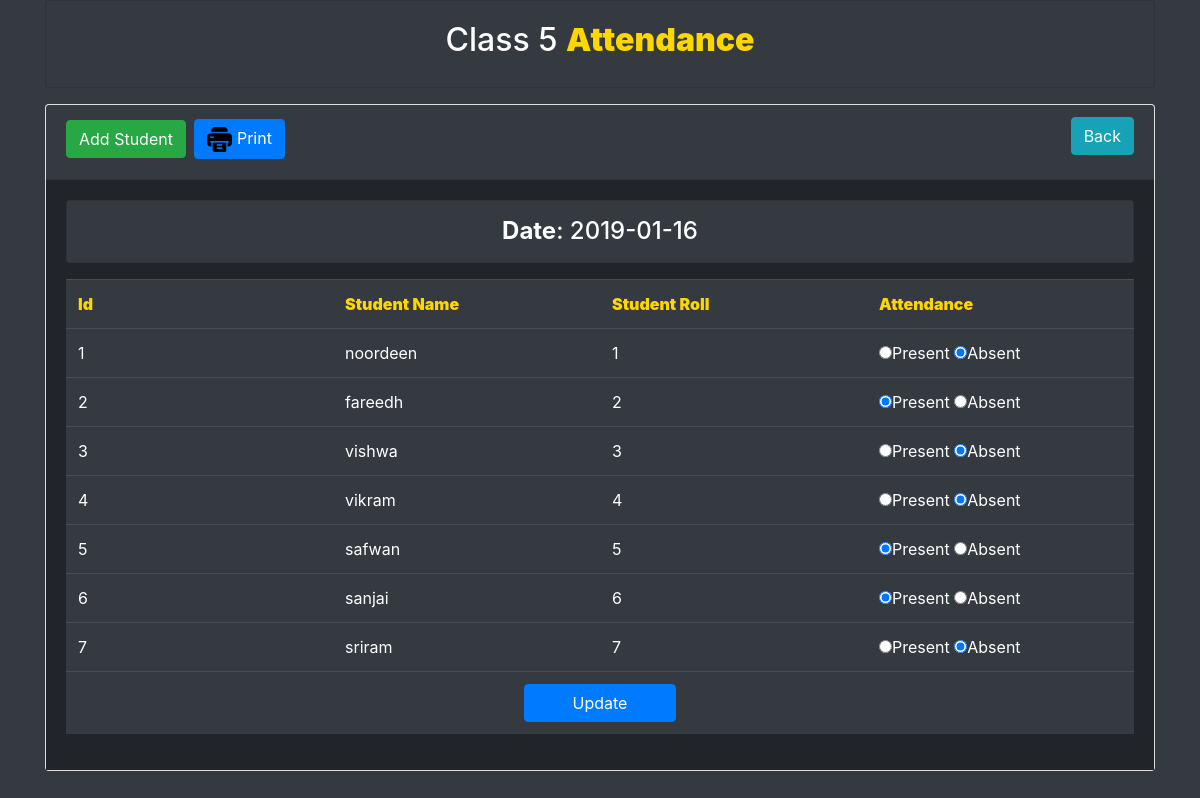
Screenshot of /class5/view.php?dt=2019-01-16 (signed in) with the database file from the repository.
### tables this page shows
CREATE TABLE IF NOT EXISTS `tbl_student4` (
  `id` int(11) NOT NULL AUTO_INCREMENT,
  `name` varchar(255) NOT NULL,
  `roll` int(11) NOT NULL,
  PRIMARY KEY (`id`)
);

CREATE TABLE IF NOT EXISTS `tbl_attendance4` (
  `id` int(11) NOT NULL AUTO_INCREMENT,
  `roll` int(11) NOT NULL,
  `attend` varchar(255) NOT NULL,
  `att_time` date NOT NULL,
  PRIMARY KEY (`id`)
);

### class5/lib/Database.php (called while the page is built, shortened)
<?php
Class Database{
 public $host   = DB_HOST;
 public $user   = DB_USER;
 public $pass   = DB_PASS;
 public $dbname = DB_NAME;
 public $link;
private function connectDB(){
   $this->link = new mysqli($this->host, $this->user, $this->pass,
      $this->dbname);
   }
  public function select($query){
    $result = $this->link->query($query) or
       die($this->link->error.__LINE__);
      if($result->num_rows > 0){
        return $result;
      } else {
        return false;
      }
   }
}

### class5/classes/Student.php (called while the page is built, shortened)
<?php
	$filepath = realpath(dirname(__FILE__));
	include_once ($filepath.'/../lib/Database.php');
	include_once ($filepath.'/../helpers/Format.php');
?>
<?php
class Student{
	private $db;
	private $fm;
	public function __construct(){
		$this->db = new Database();
		$this->fm = new Format();
	}
	public function getAllData($dt){
		$date = $this->fm->validation($dt);
		$date = mysqli_real_escape_string($this->db->link, $date);
		$query = "SELECT tbl_student4.name, tbl_attendance4.*
				FROM tbl_student4
				INNER JOIN tbl_attendance4
				ON tbl_student4.roll = tbl_attendance4.roll
				WHERE att_time = '$date'";
		$result = $this->db->select($query);
		return $result;
	}
}

### class5/helpers/Format.php (called while the page is built)
<?php
class Format{
   public function validation($data){
      $data = trim($data);
      $data = stripcslashes($data);
      $data = htmlspecialchars($data);
      return $data;
   }
}
?>

### class5/view.php (the view, shortened to what this page needs)
<?php
	include "inc/header.php";
	include "classes/Student.php";
	$stu = new Student();
?>
<?php
	$dt = $_GET['dt'];
?>
	<div class="container">
		<div class="card">
			<div class="card-header bg-dark">
				<h2>
					<a class="btn btn-success" href="add.php">Add Student</a>
					<a class="btn btn-info float-right" href="class5.php">Back</a>
					<button class="btn btn-primary hidden-print" onclick="myFunction()"><span class="glyphicon glyphicon-print" aria-hidden="true"></span><img src="../img/printer.png" style="height:25px;width: 25px;"> Print</button>
				</h2>
			</div>
			<div class="card-body" style="background-color:#212529;">
				<div class="card bg-dark text-center mb-3">
					<h4 class="m-0 py-3" style="color:white;"><strong>Date</strong>: <?php echo $dt; ?></h4>
				</div>
				<form action="" method="post">
					<table class="table table-dark table-hover">
						<tr>
							<th width="25%"  style="color:#FFD700;font-weight: 900;">Id</th>
							<th width="25%"  style="color:#FFD700;font-weight: 900;">Student Name</th>
							<th width="25%"  style="color:#FFD700;font-weight: 900;">Student Roll</th>
							<th width="25%"  style="color:#FFD700;font-weight: 900;">Attendance</th>
						</tr>
<?php
	$getstudent = $stu->getAllData($dt);
	if ($getstudent) {
		$i = 0;
		while ($value = $getstudent->fetch_assoc()) {
			$i++;
?>
<tr>
	<td><?php echo $i; ?></td>
	<td><?php echo $value['name']; ?></td>
	<td><?php echo $value['roll']; ?></td>
	<td>
		<input type="radio" name="attend[<?php echo $value['roll']; ?>]" value="present" <?php if($value['attend'] == "present") {echo "checked";} ?>>Present
		<input type="radio" name="attend[<?php echo $value['roll']; ?>]" value="absent" <?php if($value['attend'] == "absent") {echo "checked";} ?>>Absent
	</td>
</tr>
<?php } } ?>
						<tr>
							<td colspan="4" class="text-center">
								<input type="submit" name="submit" class="btn btn-primary px-5" value="Update">
							</td>
						</tr>
					</table>
				</form>
			</div>
		</div>
	</div>

### rows the page displays
tbl_student4: name "noordeen", tbl_attendance4.roll "1"
tbl_attendance4: attend "☑"
tbl_student4: name "fareedh", tbl_attendance4.roll "2"
tbl_attendance4: attend "☑"
tbl_student4: name "vishwa", tbl_attendance4.roll "3"
tbl_attendance4: attend "☑"
tbl_student4: name "vikram", tbl_attendance4.roll "4"
tbl_attendance4: attend "☑"
tbl_student4: name "safwan", tbl_attendance4.roll "5"
tbl_attendance4: attend "☑"
tbl_student4: name "sanjai", tbl_attendance4.roll "6"
tbl_attendance4: attend "☑"
tbl_student4: name "sriram", tbl_attendance4.roll "7"
tbl_attendance4: attend "☑"

### other values shown
$dt "2019-01-16"
